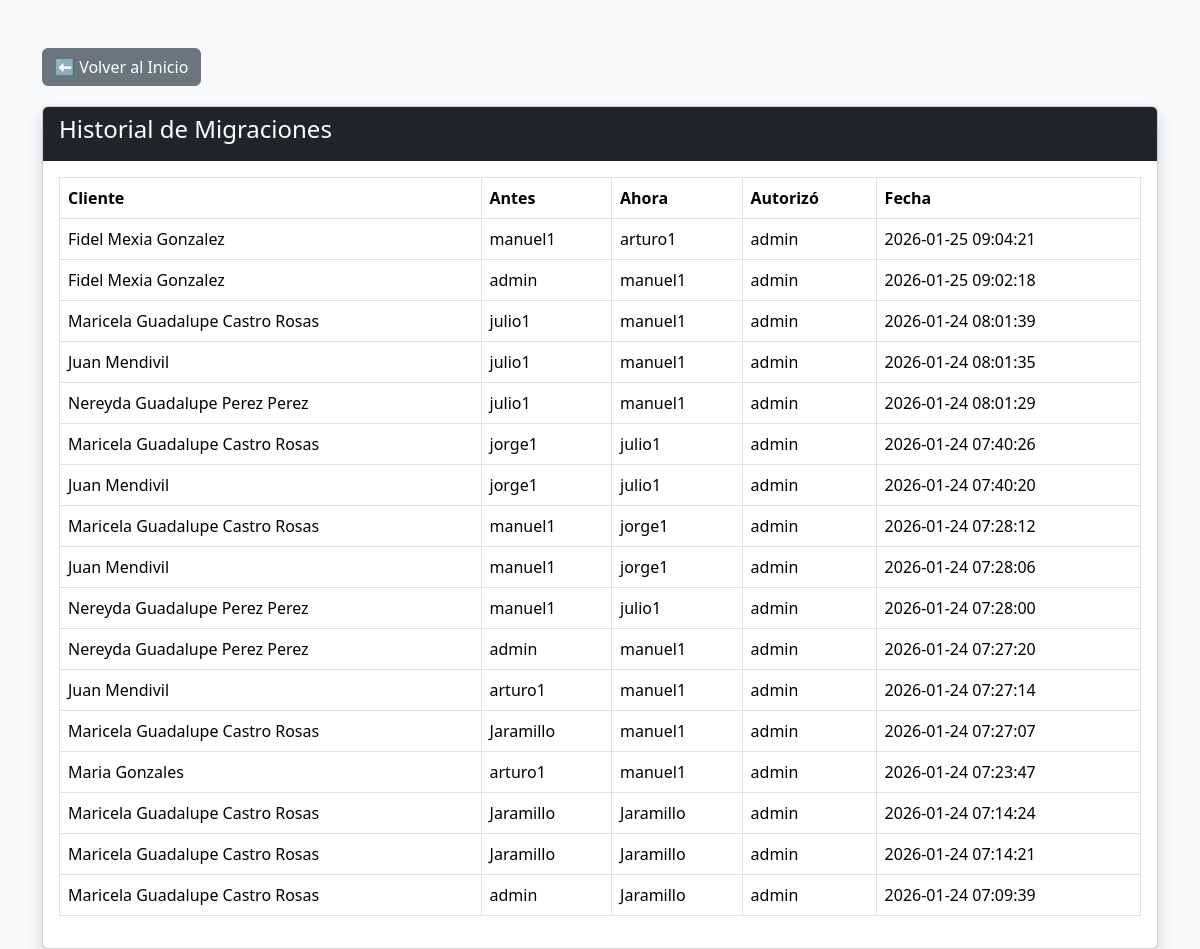
/prestamos_je/historial_cambio.php, run on the app's committed database.
### tables this page shows
CREATE TABLE `historial_clientes` (
  `id_historial` int(11) NOT NULL,
  `id_cliente` int(11) NOT NULL,
  `asesor_anterior` int(11) NOT NULL,
  `asesor_nuevo` int(11) NOT NULL,
  `autorizado_por` int(11) NOT NULL,
  `fecha` timestamp NOT NULL DEFAULT current_timestamp()
);

CREATE TABLE `clientes` (
  `id_cliente` int(11) NOT NULL,
  `curp_ine` varchar(25) DEFAULT NULL,
  `nombre` varchar(50) DEFAULT NULL,
  `apellido` varchar(50) DEFAULT NULL,
  `fecha_nacimiento` date DEFAULT NULL,
  `direccion` varchar(100) DEFAULT NULL,
  `numero_exterior` varchar(20) DEFAULT NULL,
  `colonia` varchar(50) DEFAULT NULL,
  `telefono` varchar(15) DEFAULT NULL,
  `autoriza_credito` enum('SI','NO') DEFAULT 'NO',
  `estatus` enum('ACTIVO','MAL_HISTORIAL','BLOQUEADO') DEFAULT 'ACTIVO',
  `id_asesor` int(11) NOT NULL,
  `id_usuario` int(11) NOT NULL,
  `fecha_registro` timestamp NOT NULL DEFAULT current_timestamp(),
  `negocio` varchar(150) DEFAULT NULL,
  `observaciones` text DEFAULT NULL,
  `numero_ext` varchar(10) DEFAULT NULL,
  `fecha_bloqueo` date DEFAULT NULL,
  `fecha_desbloqueo` date DEFAULT NULL,
  `dias_bloqueo` int(11) DEFAULT NULL,
  `motivo_bloqueo` text DEFAULT NULL
);

CREATE TABLE `usuarios` (
  `id_usuario` int(11) NOT NULL,
  `usuario` varchar(50) DEFAULT NULL,
  `password` varchar(100) DEFAULT NULL,
  `rol` enum('GERENTE','SUPERVISOR','ASESOR') DEFAULT NULL,
  `id_empleado` int(11) DEFAULT NULL
);

### prestamos_je/historial_cambio.php (the view, shortened to what this page needs)
<?php
include("conexion.php");
$historial = $conexion->query("
    SELECT
        h.fecha,
        c.nombre,
        c.apellido,
        u1.usuario AS anterior,
        u2.usuario AS nuevo,
        u3.usuario AS autorizado
    FROM historial_clientes h
    INNER JOIN clientes c ON h.id_cliente = c.id_cliente
    INNER JOIN usuarios u1 ON h.asesor_anterior = u1.id_usuario
    INNER JOIN usuarios u2 ON h.asesor_nuevo = u2.id_usuario
    INNER JOIN usuarios u3 ON h.autorizado_por = u3.id_usuario
    ORDER BY h.fecha DESC
");
?>
<!DOCTYPE html>
<html lang="es">
<head>
    <link href="https://cdn.jsdelivr.net/npm/bootstrap@5.3.2/dist/css/bootstrap.min.css" rel="stylesheet">
</head>
<body class="bg-light">
<div class="container mt-5">
<?php include("menu.php"); ?>
<div class="card shadow">
    <div class="card-header bg-dark text-white">
        <h4>Historial de Migraciones</h4>
    </div>
    <div class="card-body">
        <table class="table table-bordered">
            <tr>
                <th>Cliente</th>
                <th>Antes</th>
                <th>Ahora</th>
                <th>Autorizó</th>
                <th>Fecha</th>
            </tr>
            <?php while ($h = $historial->fetch_assoc()) { ?>
            <tr>
                <td><?= $h['nombre']." ".$h['apellido'] ?></td>
                <td><?= $h['anterior'] ?></td>
                <td><?= $h['nuevo'] ?></td>
                <td><?= $h['autorizado'] ?></td>
                <td><?= $h['fecha'] ?></td>
            </tr>
            <?php } ?>
        </table>
    </div>
</div>
</div>
</body>
</html>

### data on the page
historial_clientes: id_cliente.nombre "Fidel", id_cliente.apellido "Mexia Gonzalez", usuarios.usuario "manuel1", usuarios.usuario "arturo1", usuarios.usuario "admin", fecha "2026-01-25 09:04:21"
historial_clientes: id_cliente.nombre "Fidel", id_cliente.apellido "Mexia Gonzalez", usuarios.usuario "admin", usuarios.usuario "manuel1", fecha "2026-01-25 09:02:18"
historial_clientes: id_cliente.nombre "Maricela Guadalupe", id_cliente.apellido "Castro Rosas", usuarios.usuario "julio1", usuarios.usuario "manuel1", usuarios.usuario "admin", fecha "2026-01-24 08:01:39"
historial_clientes: id_cliente.nombre "Juan", id_cliente.apellido "Mendivil", usuarios.usuario "julio1", usuarios.usuario "manuel1", usuarios.usuario "admin", fecha "2026-01-24 08:01:35"
historial_clientes: id_cliente.nombre "Nereyda Guadalupe", id_cliente.apellido "Perez Perez", usuarios.usuario "julio1", usuarios.usuario "manuel1", usuarios.usuario "admin", fecha "2026-01-24 08:01:29"
historial_clientes: id_cliente.nombre "Maricela Guadalupe", id_cliente.apellido "Castro Rosas", usuarios.usuario "jorge1", usuarios.usuario "julio1", usuarios.usuario "admin", fecha "2026-01-24 07:40:26"
historial_clientes: id_cliente.nombre "Juan", id_cliente.apellido "Mendivil", usuarios.usuario "jorge1", usuarios.usuario "julio1", usuarios.usuario "admin", fecha "2026-01-24 07:40:20"
historial_clientes: id_cliente.nombre "Maricela Guadalupe", id_cliente.apellido "Castro Rosas", usuarios.usuario "manuel1", usuarios.usuario "jorge1", usuarios.usuario "admin", fecha "2026-01-24 07:28:12"
historial_clientes: id_cliente.nombre "Juan", id_cliente.apellido "Mendivil", usuarios.usuario "manuel1", usuarios.usuario "jorge1", usuarios.usuario "admin", fecha "2026-01-24 07:28:06"
historial_clientes: id_cliente.nombre "Nereyda Guadalupe", id_cliente.apellido "Perez Perez", usuarios.usuario "manuel1", usuarios.usuario "julio1", usuarios.usuario "admin", fecha "2026-01-24 07:28:00"
historial_clientes: id_cliente.nombre "Nereyda Guadalupe", id_cliente.apellido "Perez Perez", usuarios.usuario "admin", usuarios.usuario "manuel1", fecha "2026-01-24 07:27:20"
historial_clientes: id_cliente.nombre "Juan", id_cliente.apellido "Mendivil", usuarios.usuario "arturo1", usuarios.usuario "manuel1", usuarios.usuario "admin", fecha "2026-01-24 07:27:14"
historial_clientes: id_cliente.nombre "Maricela Guadalupe", id_cliente.apellido "Castro Rosas", usuarios.usuario "Jaramillo", usuarios.usuario "manuel1", usuarios.usuario "admin", fecha "2026-01-24 07:27:07"
historial_clientes: id_cliente.nombre "Maria", id_cliente.apellido "Gonzales", usuarios.usuario "arturo1", usuarios.usuario "manuel1", usuarios.usuario "admin", fecha "2026-01-24 07:23:47"
historial_clientes: id_cliente.nombre "Maricela Guadalupe", id_cliente.apellido "Castro Rosas", usuarios.usuario "Jaramillo", usuarios.usuario "admin", fecha "2026-01-24 07:14:24"
historial_clientes: id_cliente.nombre "Maricela Guadalupe", id_cliente.apellido "Castro Rosas", usuarios.usuario "Jaramillo", usuarios.usuario "admin", fecha "2026-01-24 07:14:21"
historial_clientes: id_cliente.nombre "Maricela Guadalupe", id_cliente.apellido "Castro Rosas", usuarios.usuario "admin", usuarios.usuario "Jaramillo", fecha "2026-01-24 07:09:39"
